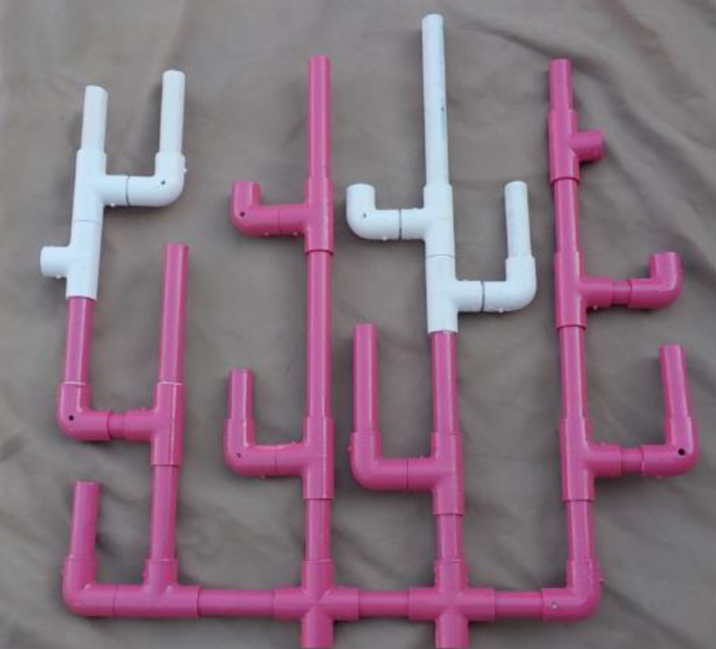
#> input picture training task/img1.PNG, 716 x 649 px, given in place of the camera
$ python 3.py
#> lines starting #> are read from the running program, lines starting #| are printed output that depends on the picture; after the words box and inside, x2 and y2 are one past the last pixel; in counts of white or black regions, pixels touching at a corner belong together
import cv2
import numpy as np

b = 60  # initial value of threshold1
c = 30  # initial value of threshold2

cap = cv2.VideoCapture(0)


def empty():
    pass


cv2.namedWindow("Parameters")
cv2.createTrackbar("Threshold1", "Parameters", b, 255, empty)
cv2.createTrackbar("Threshold2", "Parameters", c, 255, empty)

while True:
    success, img = cap.read()
#> img is the input picture: shape (649, 716, 3); mean B, G, R 125.3, 112.4, 132.6
    imgContour = img.copy()
    imgBlur = cv2.GaussianBlur(img, (7, 7), 1)
    imgGray = cv2.cvtColor(imgBlur, cv2.COLOR_BGR2GRAY)
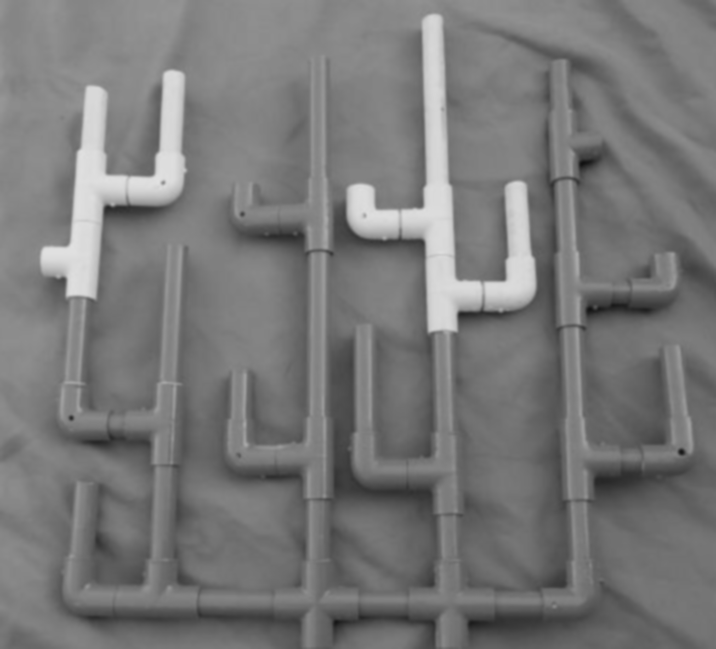
#> imgGray: shape (649, 716); min 17, max 225, mean 119.9
    threshold1 = cv2.getTrackbarPos("Threshold1", "Parameters")
    threshold2 = cv2.getTrackbarPos("Threshold2", "Parameters")
    imgCanny = cv2.Canny(imgGray, threshold1, threshold2)
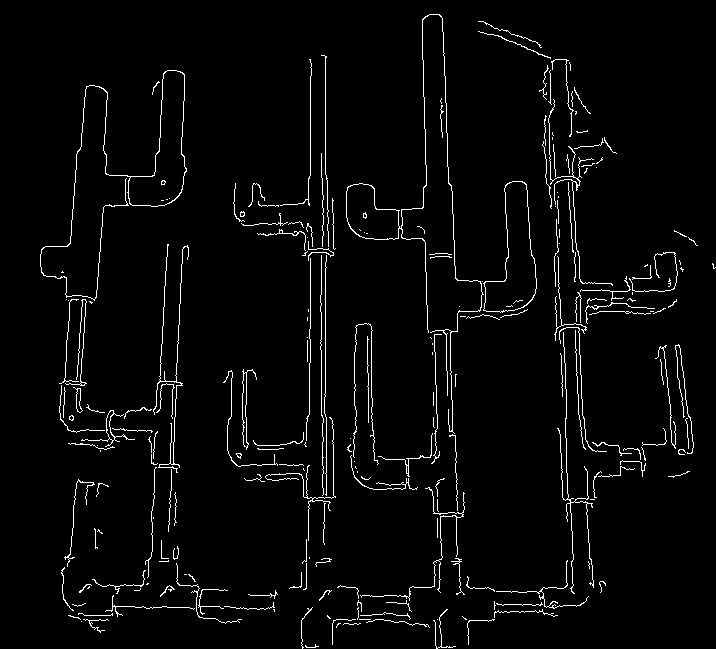
#> imgCanny: shape (649, 716); 3.1% white in thin lines or dots
    kernel = np.ones((5, 5))
    imgDil = cv2.dilate(imgCanny, kernel, iterations=1)
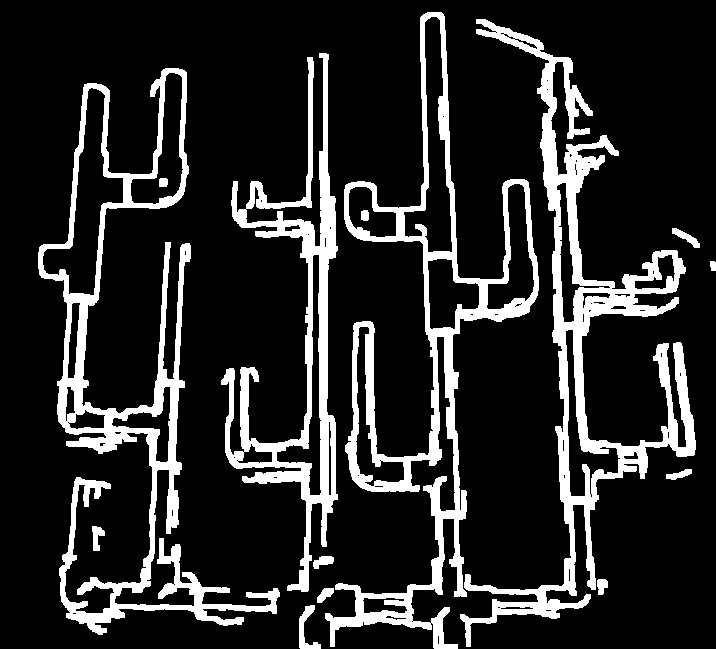
#> imgDil: shape (649, 716); 15.8% white; 14 white regions, largest, box (x1, y1, x2, y2) and area: (460, 19, 696, 647) 21100, (38, 68, 280, 635) 19289, (325, 12, 539, 649) 18442

    cv2.imshow("Result", imgCanny)

    cv2.imshow("IMG", img)

    k = cv2.waitKey(5) & 0xFF
#> (key Esc is pressed here)
    if k == 27:
        break

cv2.destroyAllWindows()
cap.release()

$ run again, on training task/imgg2.PNG
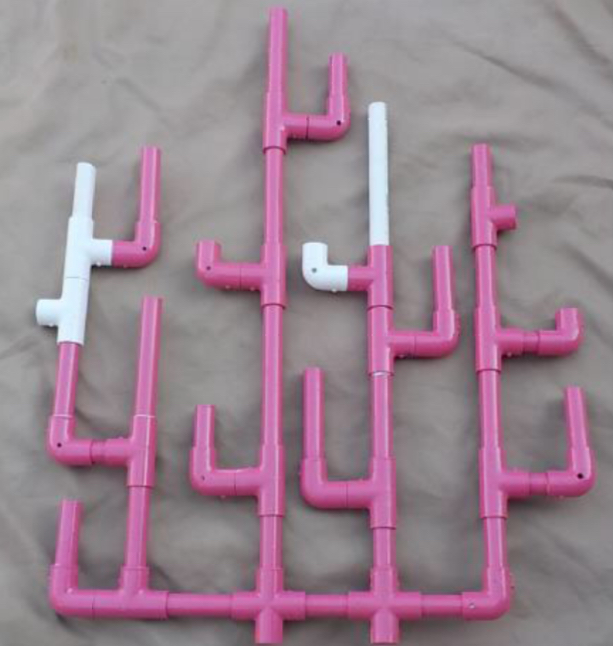
#> input picture training task/imgg2.PNG, 613 x 646 px, given in place of the camera
#> img is the input picture: shape (646, 613, 3); mean B, G, R 143.6, 130.6, 153
#> `imgCanny = cv2.Canny(imgGray, threshold1, threshold2)`:
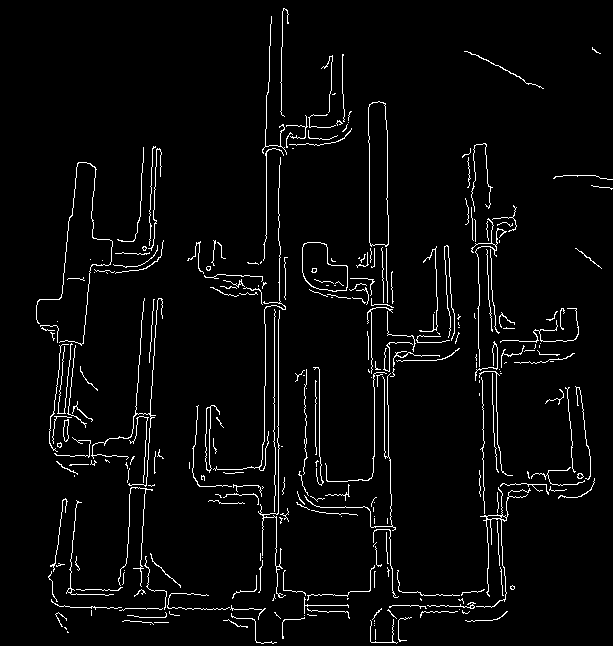
#> imgCanny: shape (646, 613); 3.6% white in thin lines or dots
#> `imgDil = cv2.dilate(imgCanny, kernel, iterations=1)`:
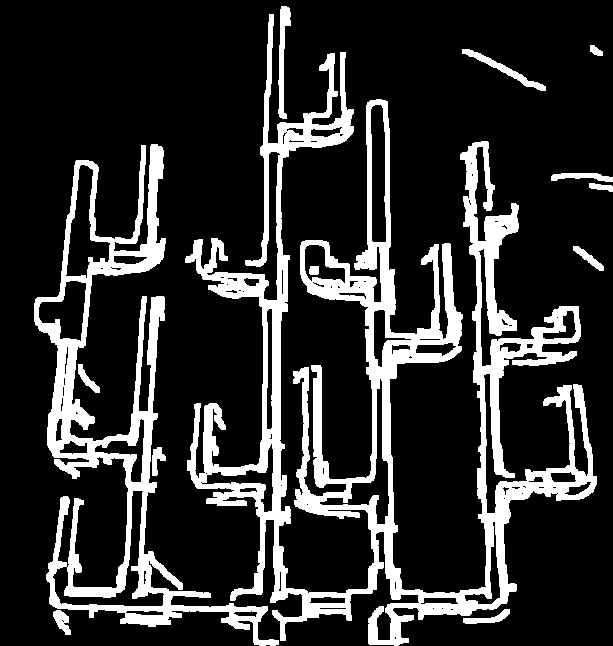
#> imgDil: shape (646, 613); 18.3% white; 13 white regions, largest, box (x1, y1, x2, y2) and area: (185, 14, 597, 646) 49642, (34, 144, 279, 646) 19480, (278, 6, 291, 119) 696
